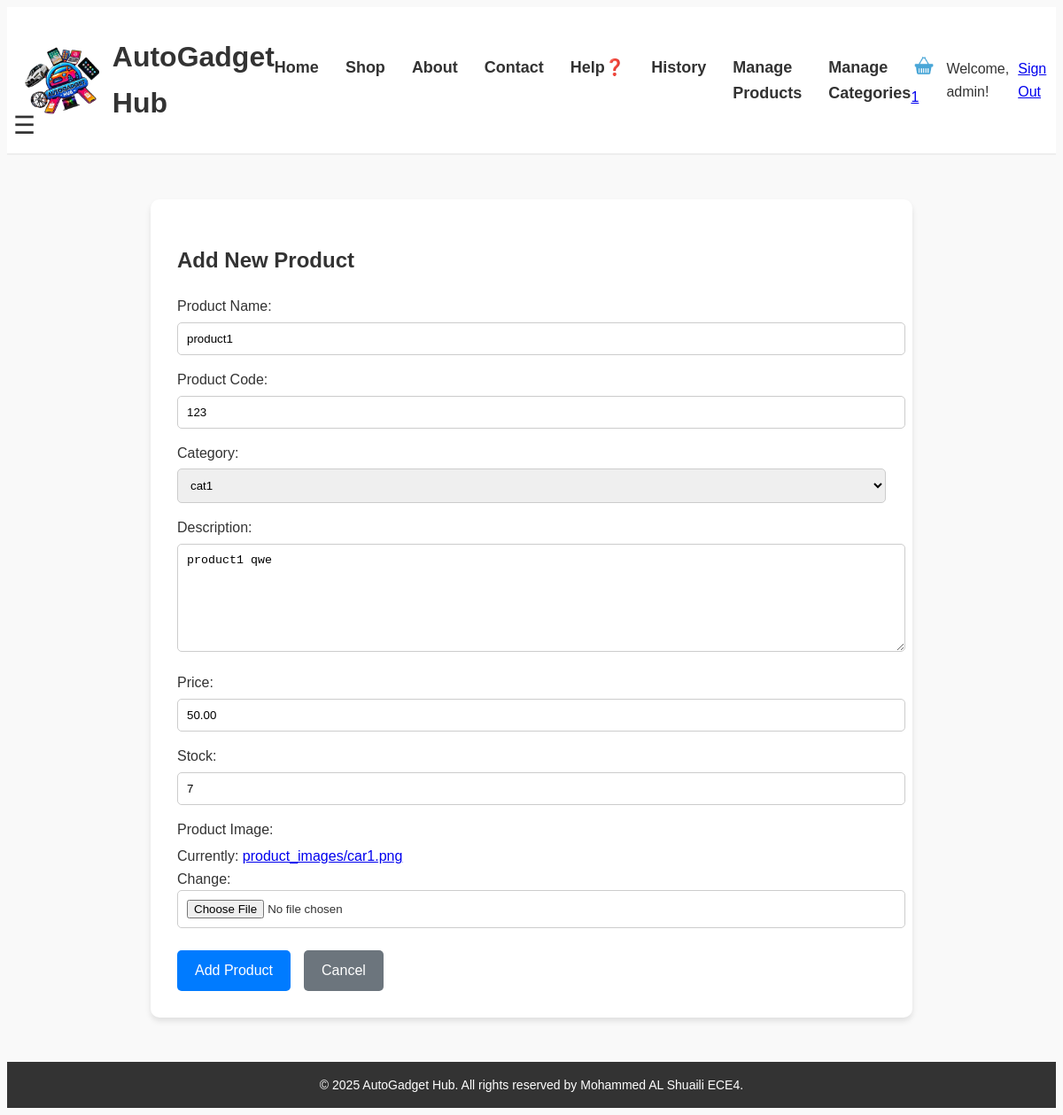
Before: /staff/products/1/edit/ (signed in) with the older database file.
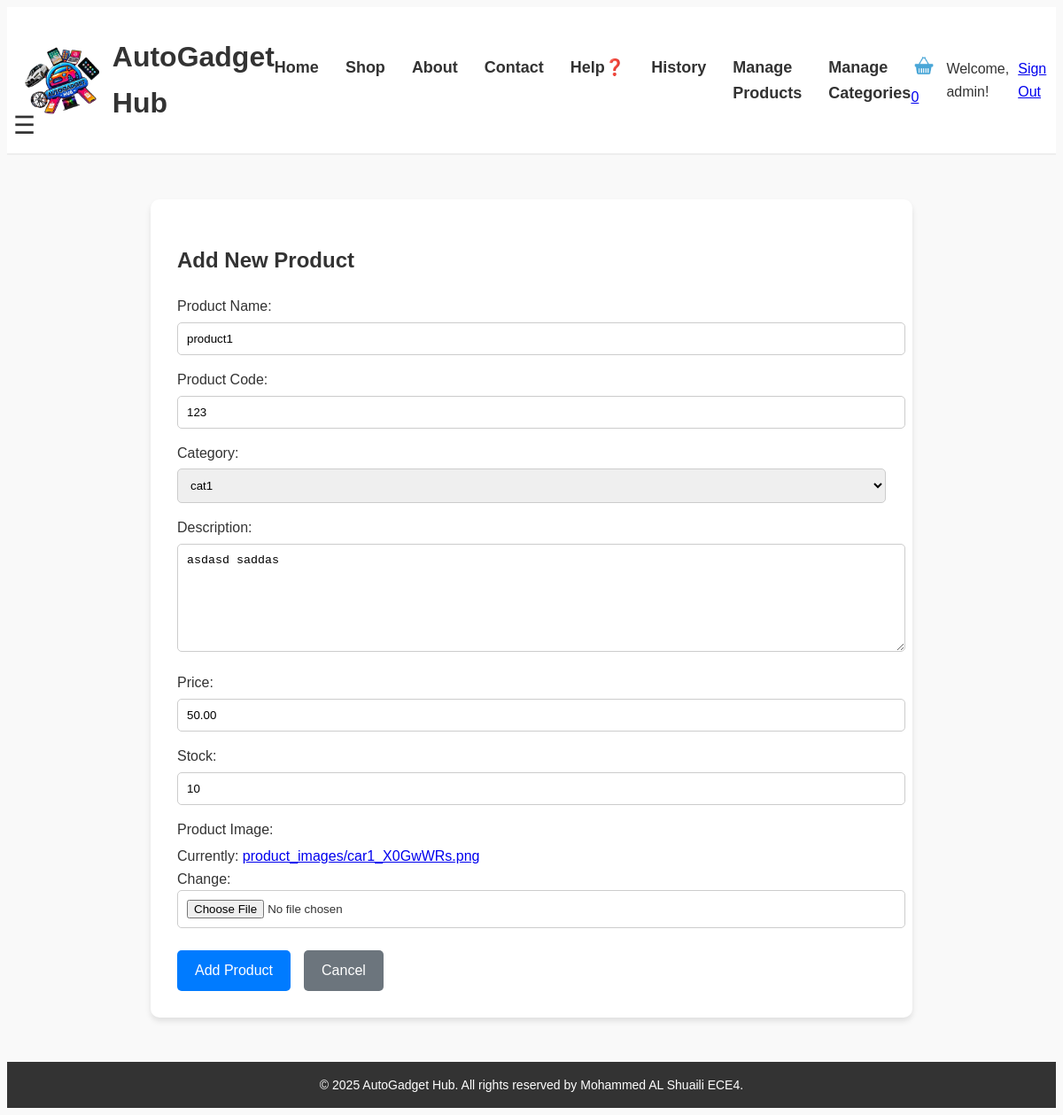
After: the same page with the newer database file.
### myapp/models.py (models this page shows, shortened)
class Product(models.Model):
    category = models.ForeignKey(ProductCategory, on_delete=models.SET_NULL, null=True, blank=True)  # Link to categgory
    name = models.CharField(max_length=200)  # Product's name
    description = models.TextField()  # Descripshon of the product
    product_code = models.CharField(max_length=50, unique=True)  # Unique code for idenntificashon
    image = models.ImageField(upload_to='product_images/')  # Image uplod field
    price = models.DecimalField(max_digits=10, decimal_places=2)  # Cost of the item
    stock = models.PositiveIntegerField(default=0)  # Amont in stock
    created_at = models.DateTimeField(auto_now_add=True)  # Date and time it was created

### myapp/views.py (the view)
# urls.py: path('staff/products/<int:product_id>/edit/', views.edit_product, name='edit_product'),
@staff_member_required
def edit_product(request, product_id):
    product = get_object_or_404(Product, id=product_id)
    if request.method == 'POST':
        form = ProductForm(request.POST, request.FILES, instance=product)
        if form.is_valid():
            form.save()
            messages.success(request, 'Product updated successfully')
            return redirect('manage_products')
    else:
        form = ProductForm(instance=product)
    return render(request, 'myapp/staff/product_form.html', {'form': form})

### myapp/forms.py (shortened to what this page needs)
class ProductForm(forms.ModelForm):
    class Meta:
        model = Product
        fields = ['category', 'name', 'description', 'product_code', 'image', 'price', 'stock']
        widgets = {
            'description': forms.Textarea(attrs={'rows': 3}),
            'image': forms.ClearableFileInput(),
        }
        labels = {
            'product_code': 'SKU/Product Code'
        }

### myapp/models.py (called while the page is built)
    def __str__(self):
        return self.name  # Show the name when the object is printed

### myapp/templates/myapp/staff/product_form.html (shortened to what this page needs)
{% extends "myapp/base.html" %}
{% load static %}
{% block content %}
<div class="staff-form">
    <h2>{% if product %}Edit Product{% else %}Add New Product{% endif %}</h2>
    <form method="POST" enctype="multipart/form-data" id="productForm">
        <div class="form-group">
            <label for="id_name">Product Name:</label>
            {{ form.name }}
        </div>
        <div class="form-group">
            <label for="id_product_code">Product Code:</label>
            {{ form.product_code }}
        </div>
        <div class="form-group">
            <label for="id_category">Category:</label>
            {{ form.category }}
        </div>
        <div class="form-group">
            <label for="id_description">Description:</label>
            {{ form.description }}
        </div>
        <div class="form-group">
            <label for="id_price">Price:</label>
            {{ form.price }}
        </div>
        <div class="form-group">
            <label for="id_stock">Stock:</label>
            {{ form.stock }}
        </div>
        <div class="form-group">
            <label for="id_image">Product Image:</label>
            {{ form.image }}
        </div>
        <div class="form-actions mt-4">
            <button type="submit" class="btn btn-primary">
                {% if product %}Update Product{% else %}Add Product{% endif %}
            </button>
            <a href="{% url 'manage_products' %}" class="btn btn-secondary ml-2">Cancel</a>
        </div>
    </form>
</div>
{% endblock %}

### myapp/templates/myapp/base.html (shortened to what this page needs)
<!DOCTYPE html>
<html lang="en">
<head>
    {% load static %}
    <link rel="stylesheet" href="{% static 'myapp/css/header_mainBody.css' %}">
    <link rel="stylesheet" href="{% static 'myapp/css/staff.css' %}">
</head>
<body>
    <header>
        <div>
            <img src="{% static 'myapp/images/my_logo.png' %}" alt="AutoGadget Hub Logo">
            <h1>AutoGadget Hub</h1>
        </div>
        <nav>
            <a href="{% url 'home' %}">Home</a>
            <a href="{% url 'shop' %}">Shop</a>
            <a href="{% url 'about' %}">About</a>
            <a href="{% url 'contact' %}">Contact</a>
            <a href="{% url 'help' %}">Help❓</a>
            <a href="{% url 'order_history' %}">History</a>
            {% if user.is_staff %}
            <a href="{% url 'manage_products' %}">Manage Products</a>
            <a href="{% url 'manage_categories' %}">Manage Categories</a>
            {% endif %}
        </nav>
        <div class="auth-section">
            <a href="{% url 'cart' %}" class="cart-link">
                <img src="{% static 'myapp/images/shopping_cart.png' %}" alt="Cart">
                <span class="cart-count">
                    {% if user.is_authenticated %}{{ user.cartitem_set.count }}{% else %}0{% endif %}
                </span>
            </a>
            {% if user.is_authenticated %}
            <span>Welcome, {{ user.username }}!</span>
            <a href="{% url 'signout' %}">Sign Out</a>
            {% else %}
            <a href="{% url 'signin' %}">Sign In</a>
            <a href="{% url 'signup' %}">Sign Up</a>
            {% endif %}
        </div>
    </header>
    <main>
        <div class="menu-trigger">
            <div class="hamburger">☰</div>
        </div>
        {% block content %}{% endblock %}
    </main>
    <footer>
        <p>&copy; 2025 AutoGadget Hub. All rights reserved by Mohammed AL Shuaili ECE4.</p>
    </footer>
</body>
</html>

Changed rows visible on the page:
changed Product "product1": description "product1 qwe" → "asdasd saddas"; stock "7" → "10"
Other visible differences:
{{ user.cartitem_set.count }}: "1" → "0"
text no longer shown: "Currently: product_images/car1.png Change:"
text now shown: "Currently: product_images/car1_X0GwWRs.png Change:"
